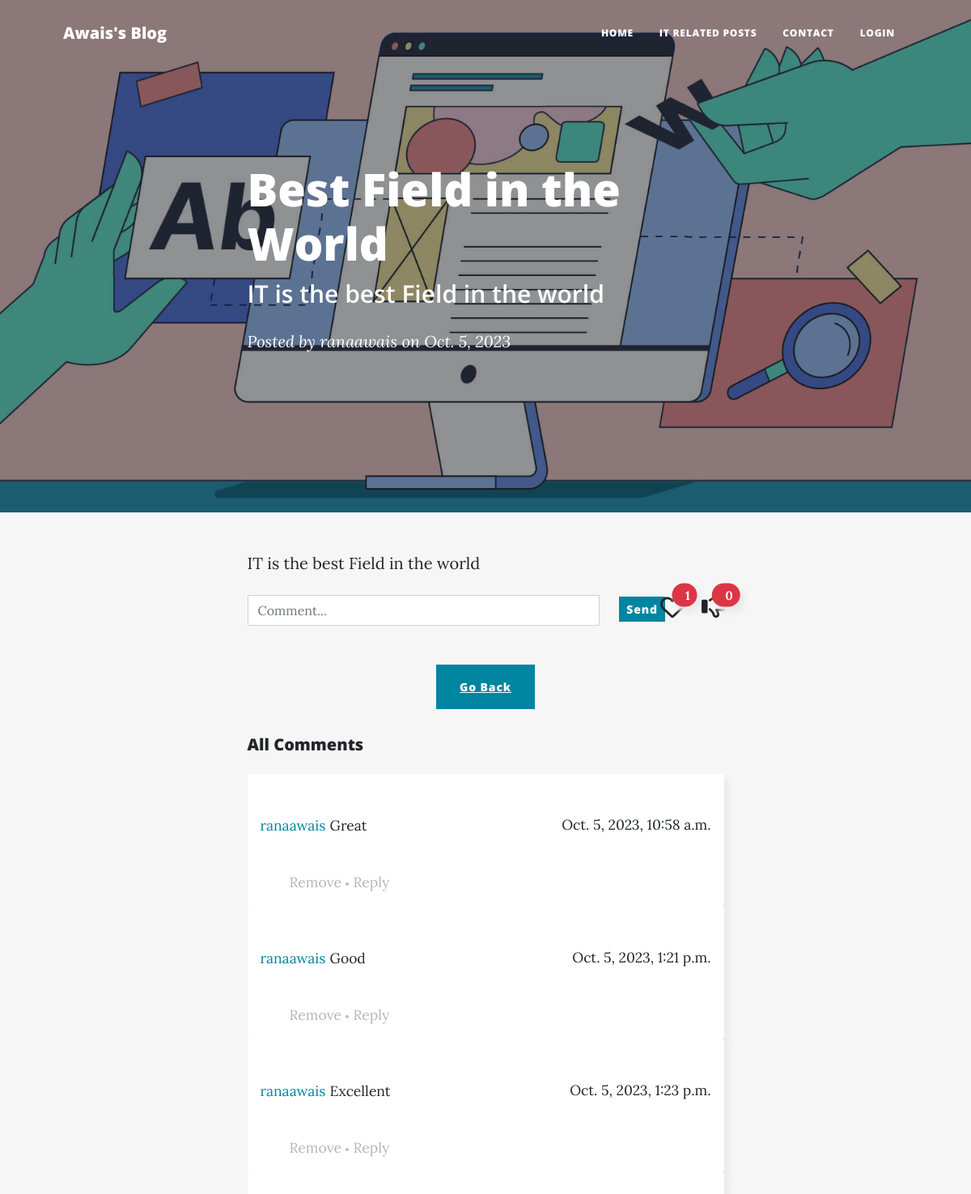
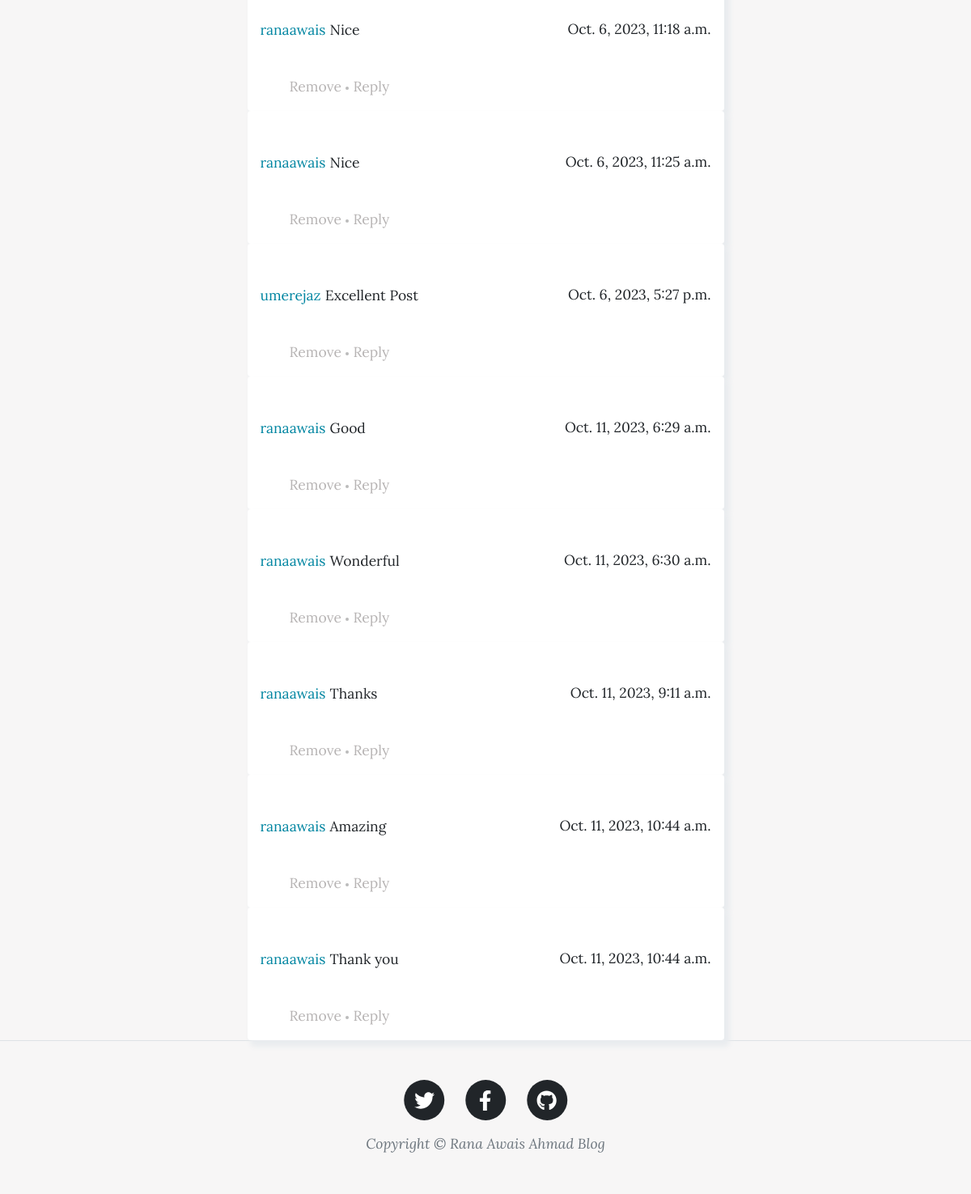
Page /blog/view_post/best-field-in-the-world on the committed database (2 pictures, top to bottom).
### blog/models.py (models this page shows, shortened)
class Post(models.Model):
    author = models.ForeignKey(User, on_delete=models.CASCADE, related_name='posts')
    title = models.CharField(max_length=250)
    description = models.TextField()
    category = models.ForeignKey(Category, on_delete=models.CASCADE, related_name='posts')
    publish_date = models.DateField(null=True, blank=True, validators=[validate_future_date])
    publish = models.BooleanField(null=True, blank=True)
    draft = models.BooleanField(null=True, blank=True)
    created_on = models.DateTimeField(auto_now_add=True)
    updated_on = models.DateTimeField(auto_now=True)
    image = models.ImageField(null=True, blank=True, upload_to='media')
    slug = models.SlugField(unique=True, blank=True)

class Comment(models.Model):
    user = models.ForeignKey(User, on_delete=models.CASCADE, related_name='comments')
    post = models.ForeignKey(Post, on_delete=models.CASCADE, related_name='comments')
    parent_comment = models.ForeignKey('self', null=True, blank=True, on_delete=models.CASCADE, related_name='main')
    comment = models.CharField(max_length=250, null=True, blank=True)
    created_on = models.DateTimeField(auto_now_add=True)
    updated_on = models.DateTimeField(auto_now=True)

### blog/views.py (the view, shortened to what this page needs)
# urls.py: path('view_post/<slug:slug>', views.ViewPost.as_view(), name='view-post'),
class ViewPost(DetailView):
    model = Post
    template_name = 'blog/front_post.html'
    def get_context_data(self, **kwargs):
        context = super().get_context_data(**kwargs)
        post = context['object']
        context['comment_form'] = CommentForm(self.request.POST)
        context['comments'] = post.comments.all()
        context['upvotes'] = post.votes.filter(vote=True).count()
        context['downvotes'] = post.votes.filter(vote=False).count()
        return context

### blog/forms.py
class CommentForm(forms.ModelForm):
    class Meta:
        model = Comment
        fields = ['comment', ]
        widgets = {
            'comment': forms.TextInput(attrs={'class': 'form-control', 'placeholder': 'Comment...'}),
        }

### blog/context_processors.py (called while the page is built)
def site_info(request):
    site_name = "Awais's Blog"
    blog_title = "Awais's Wonderful Blog"
    blog_description = "A Blog Site by Rana Awais Ahmad"
    return {
        'site_name': site_name,
        'blog_title': blog_title,
        'blog_description': blog_description,
    }

### blog/templates/blog/front_post.html (shortened to what this page needs)
{% extends 'front_base.html' %}
{% load static %}
{% block content %}
    {% include 'front_navbar.html' %}
    {% if post.image %}
        <header class="masthead" style="background-image: url('{{ post.image.url }}')">
    {% else %}
        <header class="masthead" style="background-image: url('{{ post.image }}')">
    {% endif %}
<div class="container position-relative px-4 px-lg-5">
    <div class="row gx-4 gx-lg-5 justify-content-center">
        <div class="col-md-10 col-lg-8 col-xl-7">
            <div class="post-heading">
                <h1>{{ post.title }}</h1>
                <h2 class="subheading">{{ post.description|truncatechars:100 }}</h2>
                <span class="meta">
                                Posted by
                                <a href="#">{{ post.author }}</a>
                                on {{ post.publish_date|date }}
                            </span>
            </div>
        </div>
    </div>
</div>
</header>
<article class="mb-4">
    <div class="container px-4 px-lg-5">
        <div class="row gx-4 gx-lg-5 justify-content-center">
            <div class="col-md-10 col-lg-8 col-xl-7">
                {{ post.description }}
            </div>
        </div>
    </div>
</article>
<div class="container px-4 px-lg-5">
    <div class="row gx-4 gx-lg-5 justify-content-center">
        <div class="col-md-10 col-lg-8 col-xl-7">
            <div class="card-footer">
                <form action="{% url 'view-post' post.slug %}" method="POST" novalidate>
                    <div class="row">
                        <div class="col-sm-9">
                            {% for field in comment_form %}
                                {{ field }}
                            {% endfor %}
                        </div>
                        <div class="col-sm-1">
                            <button type="submit" class="btn btn-sm btn-primary">Send</button>
                        </div>
                        <div class="col-sm-1">
                            <a href="{% url 'vote-post' post.slug 1 %}" type="button" class="position-relative">
                                <i class="fa-regular fa-heart fa-xl"></i>
                                <span class="position-absolute top-0 start-100 translate-middle badge rounded-pill bg-danger">
                                {{ upvotes }}
                                </span>
                            </a>
                        </div>
                        <div class="col-sm-1">
                            <a href="{% url 'vote-post' post.slug 0 %}" type="button" class="position-relative">
                                <i class="fa-regular fa-thumbs-down fa-xl"></i>
                                <span class="position-absolute top-0 start-100 translate-middle badge rounded-pill bg-danger">
                                {{ downvotes }}
                                </span>
                            </a>
                        </div>
                    </div>
                    <div class="text-center mt-3">
                        <p class="d-inline-flex gap-1">
                            <a href="{% url 'index' %}" class="btn btn-primary" role="button">Go Back</a>
                        </p>
                    </div>
                </form>
            </div>
        </div>
    </div>
</div>
<div class="container px-4 px-lg-5">
    <div class="row gx-4 gx-lg-5 justify-content-center">
        <div class="col-md-10 col-lg-8 col-xl-7">
            <div class="card-footer">
                <div class="headings d-flex justify-content-between align-items-center mb-3">
                    <h5>All Comments</h5>
                </div>
                {% for comment in comments %}
                    <div class="card p-3">
                        <div class="d-flex justify-content-between align-items-center">
                            <div class="user d-flex flex-row align-items-center">
                                <p>
                                    <small class="font-weight-bold text-primary">{{ comment.user }}</small>
                                    <small class="font-weight-bold">{{ comment.comment }}</small>
                                </p>
                            </div>
                            <small>{{ comment.created_on }}</small>
                        </div>
                        <div class="action d-flex justify-content-between mt-2 align-items-center">
                            <div class="reply px-4">
                                <small>Remove</small>
                                <span class="dots"></span>
                                <small class="reply-link" data-commentid="{{ object.id }}">Reply</small>
                            </div>
                        </div>
                    </div>
                {% endfor %}
            </div>
        </div>
    </div>
</div>
<footer class="border-top">
    <div class="container px-4 px-lg-5">
        <div class="row gx-4 gx-lg-5 justify-content-center">
            <div class="col-md-10 col-lg-8 col-xl-7">
                <ul class="list-inline text-center">
                    <li class="list-inline-item">
                        <a href="#">
                                    <span class="fa-stack fa-lg">
                                        <i class="fas fa-circle fa-stack-2x"></i>
                                        <i class="fab fa-twitter fa-stack-1x fa-inverse"></i>
                                    </span>
                        </a>
                    </li>
                    <li class="list-inline-item">
                        <a href="#">
                                    <span class="fa-stack fa-lg">
                                        <i class="fas fa-circle fa-stack-2x"></i>
                                        <i class="fab fa-facebook-f fa-stack-1x fa-inverse"></i>
                                    </span>
                        </a>
                    </li>
                    <li class="list-inline-item">
                        <a href="#">
                                    <span class="fa-stack fa-lg">
                                        <i class="fas fa-circle fa-stack-2x"></i>
                                        <i class="fab fa-github fa-stack-1x fa-inverse"></i>
                                    </span>
                        </a>
                    </li>
                </ul>
                <div class="small text-center text-muted fst-italic">Copyright &copy; Rana Awais Ahmad Blog</div>
            </div>
        </div>
    </div>
</footer>
{% endblock %}

### rows in the picture
Post: image (picture), title "Best Field in the World", description "IT is the best Field in the world", author "ranaawais", publish_date "Oct. 5, 2023"
Comment: user "ranaawais", comment "Great", created_on "Oct. 5, 2023, 10:58 a.m."
Comment: user "ranaawais", comment "Good", created_on "Oct. 5, 2023, 1:21 p.m."
Comment: user "ranaawais", comment "Excellent", created_on "Oct. 5, 2023, 1:23 p.m."
Comment: user "ranaawais", comment "Nice", created_on "Oct. 6, 2023, 11:18 a.m."
Comment: user "ranaawais", comment "Nice", created_on "Oct. 6, 2023, 11:25 a.m."
Comment: user "umerejaz", comment "Excellent Post", created_on "Oct. 6, 2023, 5:27 p.m."
Comment: user "ranaawais", comment "Good", created_on "Oct. 11, 2023, 6:29 a.m."
Comment: user "ranaawais", comment "Wonderful", created_on "Oct. 11, 2023, 6:30 a.m."
Comment: user "ranaawais", comment "Thanks", created_on "Oct. 11, 2023, 9:11 a.m."
Comment: user "ranaawais", comment "Amazing", created_on "Oct. 11, 2023, 10:44 a.m."
Comment: user "ranaawais", comment "Thank you", created_on "Oct. 11, 2023, 10:44 a.m."

### other values in the picture
{{ site_name }} "Awais's Blog"
{{ upvotes }} "1"
{{ downvotes }} "0"
